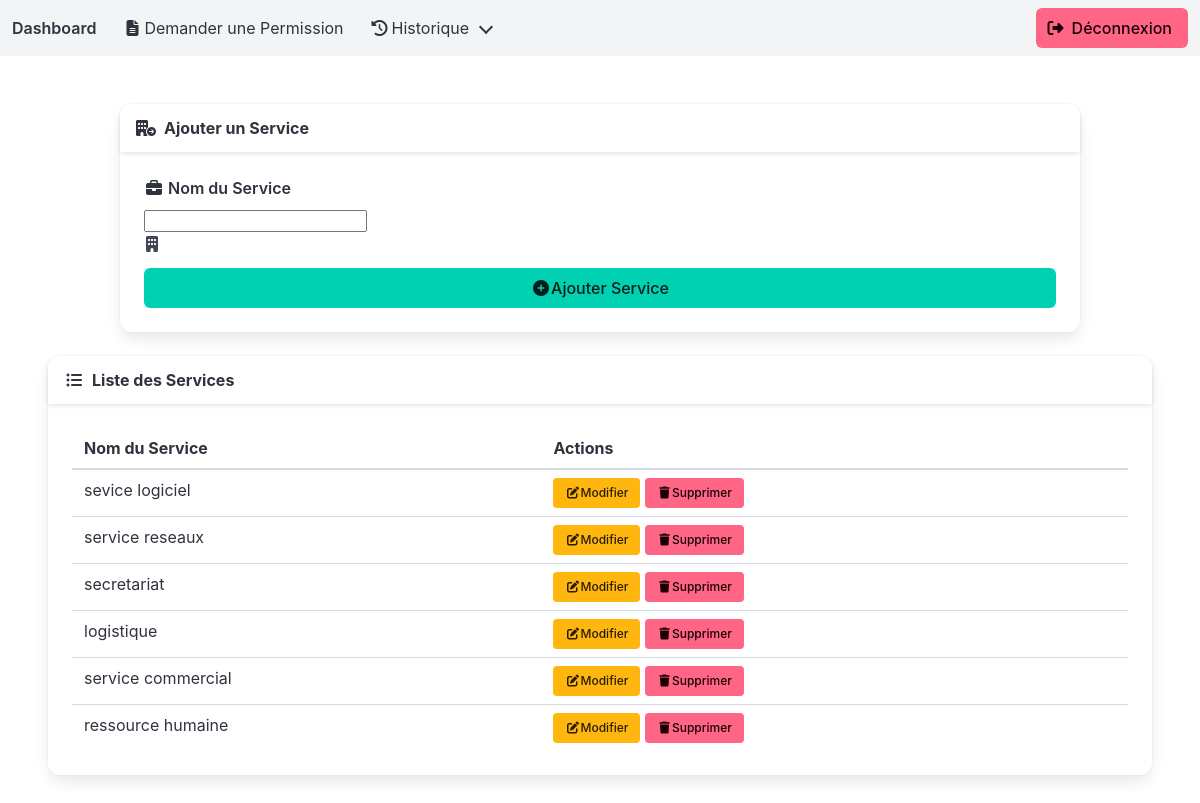
The app's page /add_service/ with its own data.
### presence/models.py (models this page shows, shortened)
class Service(models.Model):
    name = models.CharField(max_length=100)

### presence/views.py (the view)
# urls.py: path('add_service/', views.add_service, name='add_service'),
def add_service(request):
    services = Service.objects.all()
    if request.method == 'POST':
        form = ServiceForm(request.POST)
        if form.is_valid():
            form.save()
            messages.success(request, 'Service ajouté avec succès!')
            return redirect('add_service')
    else:
        form = ServiceForm()
    return render(request, 'presence/add_service.html', {'form': form, 'services': services})

### presence/forms.py
class ServiceForm(forms.ModelForm):
    class Meta:
        model = Service
        fields = ['name']

### presence/templates/presence/add_service.html (shortened to what this page needs)
{% extends 'presence/base_admin.html' %}
{% load static %}
{% block admin_content %}
<section class="section">
    <div class="container">
        <div class="card">
            <header class="card-header">
                <p class="card-header-title">
                    <i class="fa-solid fa-building-circle-arrow-right mr-2"></i> Ajouter un Service
                </p>
            </header>
            <div class="card-content">
                <form method="post">
                    <div class="field">
                        <label class="label">
                            <i class="fa-solid fa-briefcase"></i> Nom du Service
                        </label>
                        <div class="control has-icons-left">
                            {{ form.name }}
                        </div>
                        <span class="icon is-small is-left">
                            <i class="fa-solid fa-building"></i>
                        </span>
                    </div>
                    <div class="field">
                        <div class="control">
                            <button type="submit" class="button is-primary is-fullwidth">
                                <i class="fa-solid fa-plus-circle"></i> Ajouter Service
                            </button>
                        </div>
                    </div>
                </form>
            </div>
        </div>
    </div>
    <div class="card mt-5">
        <header class="card-header">
            <p class="card-header-title">
                <i class="fa-solid fa-list-ul mr-2"></i> Liste des Services
            </p>
        </header>
        <div class="card-content">
            <div class="content">
                {% if services %}
                    <table class="table is-fullwidth">
                        <thead>
                            <tr>
                                <th>Nom du Service</th>
                                <th>Actions</th>
                            </tr>
                        </thead>
                        <tbody>
                            {% for service in services %}
                                <tr>
                                    <td>{{ service.name }}</td>
                                    <td>
                                        <a href="{% url 'edit_service' service.id %}" class="button is-warning is-small">
                                            <i class="fa-solid fa-edit"></i> Modifier
                                        </a>
                                       <form method="POST" action="{% url 'delete_service' service.id %}" style="display: inline;" onsubmit="return confirmDelete(event);">
                                            <button type="submit" class="button is-danger is-small">
                                                <i class="fa-solid fa-trash"></i> Supprimer
                                            </button>
                                       </form>
                                    </td>
                                </tr>
                            {% endfor %}
                        </tbody>
                    </table>
                {% else %}
                    <p>Aucun service trouvé.</p>
                {% endif %}
            </div>
        </div>
    </div>
</section>
<link rel="stylesheet" href="https://cdnjs.cloudflare.com/ajax/libs/font-awesome/6.5.1/css/all.min.css">
{% endblock %}

### records on screen
Service: name "sevice logiciel"
Service: name "service reseaux"
Service: name "secretariat"
Service: name "logistique"
Service: name "service commercial"
Service: name "ressource humaine"
